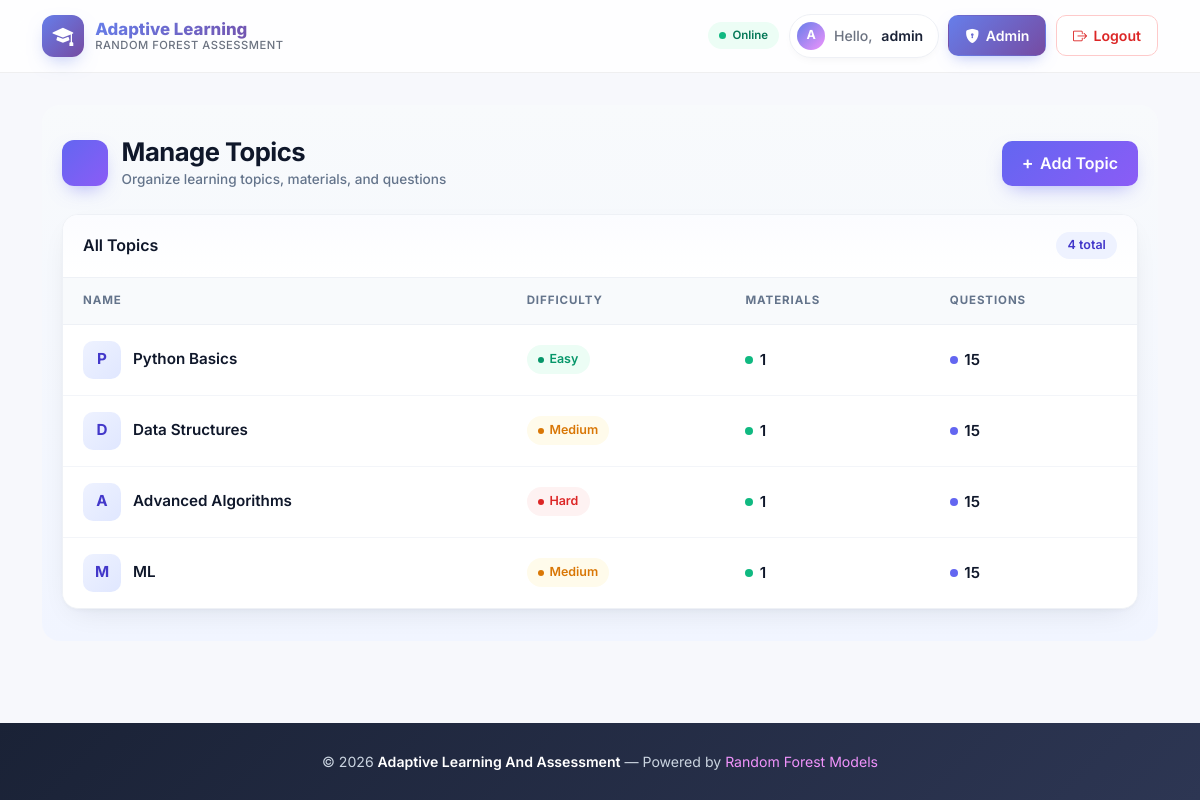
The page /manage/topics/ (signed in) on the database its author committed.
### core/models.py (models this page shows, shortened)
class User(AbstractUser):
    ROLE_CHOICES = (
        ('student', 'Student'),
        ('admin', 'Admin'),
    )
    role = models.CharField(max_length=10, choices=ROLE_CHOICES, default='student')
    current_level = models.CharField(max_length=10, default='medium', choices=[('easy', 'Easy'), ('medium', 'Medium'), ('hard', 'Hard')])
    engagement_score = models.FloatField(default=0.0)
    learning_state = models.CharField(max_length=20, default='focused')
    def is_student(self):
        return self.role == 'student'
    def is_admin(self):
        return self.role == 'admin'

class Topic(models.Model):
    DIFFICULTY_CHOICES = [('easy', 'Easy'), ('medium', 'Medium'), ('hard', 'Hard')]
    name = models.CharField(max_length=100)
    difficulty = models.CharField(max_length=10, choices=DIFFICULTY_CHOICES, default='medium')
    description = models.TextField(blank=True)

### core/views.py (the view)
# urls.py: path('manage/topics/', views.manage_topics, name='manage_topics'),
@login_required
def manage_topics(request):
    if not request.user.is_admin(): return redirect('student_dashboard')
    topics = Topic.objects.all()
    return render(request, 'core/manage_topics.html', {'topics': topics})

### core/templates/core/manage_topics.html (shortened to what this page needs)
{% extends 'core/base.html' %}
{% block content %}
<div class="mt-wrap">
    <div class="mt-header">
        <div class="mt-title">
            <span class="mt-title-icon"></span>
            <div>
                <h2>Manage Topics</h2>
                <small>Organize learning topics, materials, and questions</small>
            </div>
        </div>
        <div>
            <a href="{% url 'add_topic' %}" class="btn btn-primary mt-btn-primary">
                <span style="font-size:1.1rem;line-height:1;">+</span> Add Topic
            </a>
        </div>
    </div>
    <div class="card mt-card">
        <div class="mt-table-head">
            <h5>All Topics</h5>
            <span class="mt-count-pill">{{ topics|length }} total</span>
        </div>
        <div class="table-responsive">
            <table class="table">
                <thead>
                    <tr>
                        <th>Name</th>
                        <th>Difficulty</th>
                        <th>Materials</th>
                        <th>Questions</th>
                    </tr>
                </thead>
                <tbody>
                    {% for topic in topics %}
                    <tr>
                        <td>
                            <div class="mt-topic-cell">
                                <span class="mt-avatar">{{ topic.name|slice:":1" }}</span>
                                <span class="mt-topic-name">{{ topic.name }}</span>
                            </div>
                        </td>
                        <td>
                            <span class="mt-badge mt-badge-{{ topic.difficulty|lower }}">{{ topic.difficulty }}</span>
                        </td>
                        <td>
                            <span class="mt-stat"><span class="mt-stat-dot" style="background:#10b981"></span>{{ topic.materials.count }}</span>
                        </td>
                        <td>
                            <span class="mt-stat"><span class="mt-stat-dot" style="background:#6366f1"></span>{{ topic.questions.count }}</span>
                        </td>
                    </tr>
                    {% endfor %}
                </tbody>
            </table>
        </div>
    </div>
</div>
{% endblock %}

### core/templates/core/base.html (shortened to what this page needs)
<!DOCTYPE html>
<html lang="en">
<head>
    <link href="https://cdn.jsdelivr.net/npm/bootstrap@5.3.0/dist/css/bootstrap.min.css" rel="stylesheet">
    <link rel="stylesheet" href="https://cdn.jsdelivr.net/npm/bootstrap-icons@1.11.3/font/bootstrap-icons.css">
</head>
<body>
    <nav class="top-nav">
        <div class="container nav-inner">
            <a href="/" class="brand">
                <div class="brand-logo"><i class="bi bi-mortarboard-fill"></i></div>
                <div class="brand-text">
                    <span class="brand-title">Adaptive Learning</span>
                    <span class="brand-sub">Random Forest Assessment</span>
                </div>
            </a>
            <div class="nav-actions">
                {% if user.is_authenticated %}
                    <span class="live-pill"><span class="dot"></span> Online</span>
                    <span class="user-chip">
                        <span class="avatar">{{ user.username|slice:":1" }}</span>
                        <span class="greet">Hello,</span>
                        <span>{{ user.username }}</span>
                    </span>
                    {% if user.is_admin %}
                        <a href="{% url 'admin_dashboard' %}" class="nav-btn nav-btn-primary">
                            <i class="bi bi-shield-lock-fill"></i> Admin
                        </a>
                    {% endif %}
                    <a href="{% url 'logout' %}" class="nav-btn nav-btn-danger">
                        <i class="bi bi-box-arrow-right"></i> Logout
                    </a>
                {% endif %}
            </div>
        </div>
    </nav>
    <main class="page">
        <div class="container">
            {% block content %}
            {% endblock %}
        </div>
    </main>
    <footer class="site-footer">
        <div class="container">
            © 2026 <a href="/">Adaptive Learning And Assessment</a> — Powered by <span class="heart">Random Forest Models</span>
        </div>
    </footer>
</body>
</html>

### core/templates/core/base.html (style rules this page uses)
:root { --brand-1: #667eea; --brand-2: #764ba2; --brand-3: #f093fb; --ink: #1a2236; --muted: #6b7280; --bg: #f7f8fc; }
* { font-family: 'Inter', system-ui, -apple-system, sans-serif; }
body { background: var(--bg); color: var(--ink); min-height: 100vh; display: flex; flex-direction: column; margin: 0; }
.top-nav { background: rgba(255, 255, 255, 0.85); backdrop-filter: saturate(180%) blur(14px); -webkit-backdrop-filter: saturate(180%) blur(14px); border-bottom: 1px solid rgba(0,0,0,0.06); padding: 0.85rem 0; position: sticky; top: 0; z-index: 1000; animation: fadeInDown 0.5s ease-out; }
.nav-inner { display: flex; align-items: center; justify-content: space-between; gap: 1rem; flex-wrap: wrap; }
.brand { display: flex; align-items: center; gap: 0.7rem; text-decoration: none; color: var(--ink); }
.brand-logo { width: 42px; height: 42px; border-radius: 12px; background: linear-gradient(135deg, var(--brand-1), var(--brand-2)); display: flex; align-items: center; justify-content: center; color: #fff; font-size: 1.3rem; box-shadow: 0 8px 20px -8px rgba(102,126,234,0.6); transition: transform 0.3s ease; }
.brand-text { display: flex; flex-direction: column; line-height: 1.1; }
.brand-title { font-weight: 800; font-size: 1.05rem; background: linear-gradient(135deg, var(--brand-1), var(--brand-2)); -webkit-background-clip: text; background-clip: text; -webkit-text-fill-color: transparent; }
.brand-sub { font-size: 0.7rem; color: var(--muted); font-weight: 500; letter-spacing: 0.5px; text-transform: uppercase; }
.nav-actions { display: flex; align-items: center; gap: 0.6rem; flex-wrap: wrap; animation: slideInRight 0.5s ease-out; }
.user-chip { display: inline-flex; align-items: center; gap: 0.55rem; padding: 0.45rem 0.9rem 0.45rem 0.45rem; background: #fff; border: 1px solid #eef0f5; border-radius: 999px; font-size: 0.88rem; font-weight: 600; color: var(--ink); box-shadow: 0 4px 12px -6px rgba(0,0,0,0.08); }
.user-chip .avatar { width: 28px; height: 28px; border-radius: 50%; background: linear-gradient(135deg, var(--brand-1), var(--brand-3)); color: #fff; font-size: 0.78rem; font-weight: 700; display: flex; align-items: center; justify-content: center; text-transform: uppercase; }
.user-chip .greet { color: var(--muted); font-weight: 500; }
.nav-btn { display: inline-flex; align-items: center; gap: 0.4rem; padding: 0.55rem 1rem; border-radius: 10px; font-weight: 600; font-size: 0.88rem; text-decoration: none; border: 1.5px solid transparent; transition: all 0.25s ease; white-space: nowrap; }
.nav-btn-primary { color: #fff; background: linear-gradient(135deg, var(--brand-1), var(--brand-2)); box-shadow: 0 6px 16px -6px rgba(102,126,234,0.55); }
.nav-btn-danger { color: #dc2626; border-color: #fecaca; background: #fff; }
.live-pill { display: inline-flex; align-items: center; gap: 0.4rem; background: #ecfdf5; color: #047857; padding: 0.3rem 0.7rem; border-radius: 999px; font-size: 0.72rem; font-weight: 600; }
.live-pill .dot { width: 7px; height: 7px; background: #10b981; border-radius: 50%; animation: pulse 1.6s infinite; }
main.page { flex: 1; padding: 2rem 0 3rem; animation: fadeInUp 0.5s ease-out; }
.site-footer { background: linear-gradient(135deg, #1a2236, #2d3653); color: #cbd5e1; padding: 1.75rem 0; margin-top: auto; text-align: center; font-size: 0.88rem; }
.site-footer .heart { color: #f093fb; }
.site-footer a { color: #fff; text-decoration: none; font-weight: 600; }

### rows shown on the page
User: username "A", username "admin"
Topic: name "P", name "Python Basics", difficulty "Easy", materials.count "1", questions.count "15"
Topic: name "D", name "Data Structures", difficulty "Medium", materials.count "1", questions.count "15"
Topic: name "A", name "Advanced Algorithms", difficulty "Hard", materials.count "1", questions.count "15"
Topic: name "M", name "ML", difficulty "Medium", materials.count "1", questions.count "15"

### other values the page prints
{{ topics|length }} "4"
